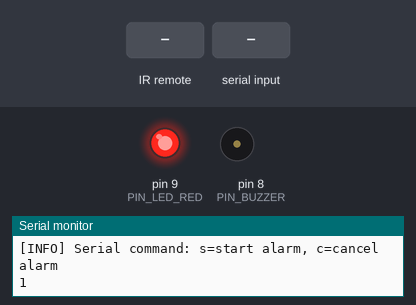
This sketch was run on a simulated Arduino Uno, built with avr-gcc and run on an emulated ATmega328P. On the bench: output pins drawn as LEDs (lit = HIGH), buzzer (waves = sounding, pin HIGH), the last lines printed to the serial monitor. Dashed ring = blinking. The inputs (shaded band) are chosen by the test bench.

Above: at 2.2 s.
2.3 s: infrared code 0xBA45FF00 received
At 2.8 s:
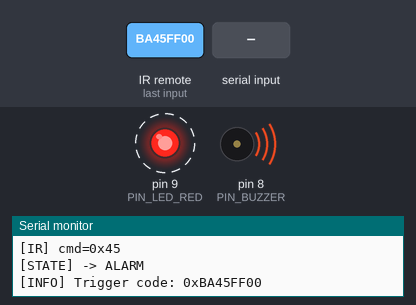
5.3 s: "s" received over Serial
8.3 s: "c" received over Serial
At 8.7 s:
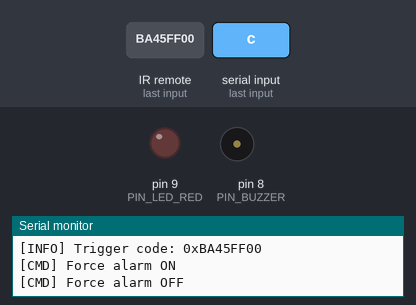
10.8 s: "S" received over Serial
At 11.1 s:
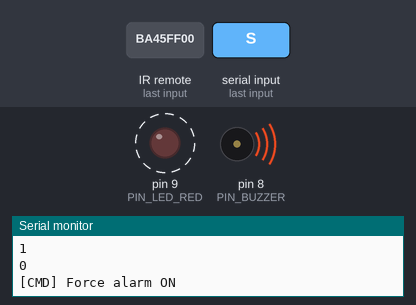
13.8 s: "C" received over Serial
At 15.6 s:
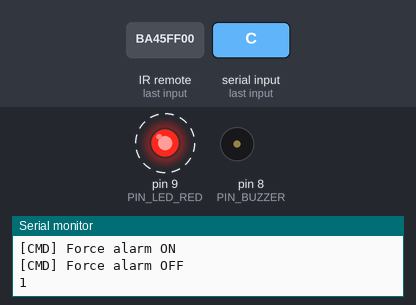
Timing chart, 0 to 17.8 s (numbered marks = the images above; inputs shaded):
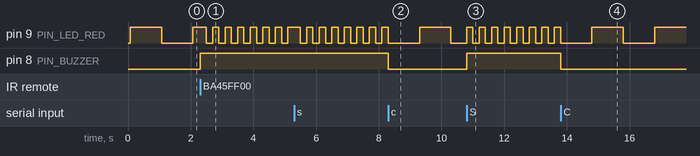

Measured:
- after the input at 2.3 s, pin 8 (PIN_BUZZER): LOW → HIGH at once
- after the input at 8.3 s, pin 8 (PIN_BUZZER): HIGH → LOW at once
- after the input at 10.8 s, pin 8 (PIN_BUZZER): LOW → HIGH at once
- after the input at 13.8 s, pin 9 (PIN_LED_RED): LOW → HIGH after 1.0 s, → LOW 1.0 s later, → HIGH 1.0 s later; pin 8 (PIN_BUZZER): HIGH → LOW at once
- by itself, pin 9 (PIN_LED_RED): alternates HIGH for 0.20 s and LOW for 0.20 s

The sketch:

sos_alert_system.ino
```cpp
#include <IRremote.hpp>

#if __has_include(<IRremote.hpp>)
#include <IRremote.hpp>
#elif __has_include(<IRremote.h>)
#include <IRremote.h>

#endif

// Pin definitions
const uint8_t PIN_IR_RECEIVER = 3;
const uint8_t PIN_LED_RED = 9;
const uint8_t PIN_BUZZER = 8;

// State definitions
const int STATE_STANDBY = 0;
const int STATE_ALARM = 1;

// Timing (ms)
const unsigned long STANDBY_BLINK_INTERVAL_MS = 1000;
const unsigned long ALARM_BLINK_INTERVAL_MS = 200;

// Set to false if your buzzer module is active-low.
const bool BUZZER_ACTIVE_HIGH = true;

// Replace these with measured IR codes
// FUNC/STOP key as cancel button.
#define CODE_FUNC_STOP 0xFFE21DUL
#define CODE_FUNC_STOP_CMD 0x47
const unsigned long DEFAULT_SOS_CODE = 0xBA45FF00;
const unsigned long DEFAULT_CANCEL_CODE = CODE_FUNC_STOP;

// State management
int currentState = STATE_STANDBY;
unsigned long lastMillis = 0;

// IR code management
unsigned long irCode = 0;
uint8_t irCommand = 0;
unsigned long sosCode = 0;
unsigned long cancelCode = 0;

// Output states
bool ledState = false;
bool buzzerState = false;

// Error flag (reserved for future error handling)
bool errorFlag = false;

unsigned long readIR();
void handleSerialCommand();
void setBuzzer(bool on);
void updateOutput(int state);
void startAlarm();
void stopAlarm();
void showStandby();
bool isCancelSignal(unsigned long code, uint8_t command);
bool hasIrSignal(unsigned long code, uint8_t command);

void setup() {
  pinMode(PIN_IR_RECEIVER, INPUT);
  pinMode(PIN_LED_RED, OUTPUT);
  pinMode(PIN_BUZZER, OUTPUT);

  IrReceiver.begin(PIN_IR_RECEIVER, DISABLE_LED_FEEDBACK);

  sosCode = DEFAULT_SOS_CODE;
  cancelCode = DEFAULT_CANCEL_CODE;

  Serial.begin(9600);
  Serial.println("[INFO] System boot");
  Serial.print("[INFO] SOS code: 0x");
  Serial.println(sosCode, HEX);
  Serial.print("[INFO] CANCEL code: 0x");
  Serial.println(cancelCode, HEX);
  Serial.println("[INFO] Serial command: s=start alarm, c=cancel alarm");

  // Power-on check: keep LED ON for 1 second.
  digitalWrite(PIN_LED_RED, HIGH);
  setBuzzer(false);
  delay(1000);
  digitalWrite(PIN_LED_RED, LOW);

  lastMillis = millis();
}

void loop() {
  handleSerialCommand();
  irCode = readIR();

  if (currentState == STATE_STANDBY) {
    // Start alarm on any valid IR key press while in standby.
    if (hasIrSignal(irCode, irCommand)) {
      startAlarm();
      currentState = STATE_ALARM;
      Serial.println("[STATE] -> ALARM");
      Serial.print("[INFO] Trigger code: 0x");
      Serial.println(irCode, HEX);
    }
    showStandby();
  } else if (currentState == STATE_ALARM) {
    if (isCancelSignal(irCode, irCommand)) {
      stopAlarm();
      currentState = STATE_STANDBY;
      Serial.println("[STATE] -> STANDBY");
    } else if (hasIrSignal(irCode, irCommand)) {
      Serial.println("[INFO] Not CANCEL code");
    } else {
      updateOutput(STATE_ALARM);
    }
  } else {
    // Unexpected state fallback.
    errorFlag = true;
    stopAlarm();
    currentState = STATE_STANDBY;
  }
}

unsigned long readIR() {
  irCommand = 0;

  if (IrReceiver.decode()) {
    unsigned long code = IrReceiver.decodedIRData.decodedRawData;
    irCommand = IrReceiver.decodedIRData.command;

    if (code == 0xFFFFFFFFUL) {
      IrReceiver.resume();
      return 0;
    }

    Serial.print("[IR] raw=0x");
    Serial.println(code, HEX);
    Serial.print("[IR] cmd=0x");
    Serial.println(irCommand, HEX);

    IrReceiver.resume();

    return code;
  }

  return 0;
}

void handleSerialCommand() {
  if (!Serial.available()) {
    return;
  }

  char ch = static_cast<char>(Serial.read());
  if (ch == 's' || ch == 'S') {
    startAlarm();
    currentState = STATE_ALARM;
    Serial.println("[CMD] Force alarm ON");
  } else if (ch == 'c' || ch == 'C') {
    stopAlarm();
    currentState = STATE_STANDBY;
    Serial.println("[CMD] Force alarm OFF");
  }
}

void setBuzzer(bool on) {
  bool outputHigh = BUZZER_ACTIVE_HIGH ? on : !on;
  digitalWrite(PIN_BUZZER, outputHigh ? HIGH : LOW);
}

void updateOutput(int state) {
  unsigned long now = millis();

  if (state == STATE_STANDBY) {
    buzzerState = false;
    setBuzzer(false);

    if (now - lastMillis >= STANDBY_BLINK_INTERVAL_MS) {
      lastMillis = now;
      ledState = !ledState;
      digitalWrite(PIN_LED_RED, ledState ? HIGH : LOW);
    }
  } else if (state == STATE_ALARM) {
    buzzerState = true;
    setBuzzer(true);

    if (now - lastMillis >= ALARM_BLINK_INTERVAL_MS) {
      lastMillis = now;
      ledState = !ledState;
      digitalWrite(PIN_LED_RED, ledState ? HIGH : LOW);
    }
  }
}

void startAlarm() {
  ledState = true;
  buzzerState = true;
  lastMillis = millis();

  digitalWrite(PIN_LED_RED, HIGH);
  setBuzzer(true);

  updateOutput(STATE_ALARM);
}

void stopAlarm() {
  ledState = false;
  buzzerState = false;
  lastMillis = millis();

  digitalWrite(PIN_LED_RED, LOW);
  setBuzzer(false);

  updateOutput(STATE_STANDBY);
}

void showStandby() {
  unsigned long now = millis();

  if (now - lastMillis >= STANDBY_BLINK_INTERVAL_MS) {
    lastMillis = now;
    ledState = !ledState;
    digitalWrite(PIN_LED_RED, ledState ? HIGH : LOW);
    Serial.println(ledState);
  }

  buzzerState = false;
  setBuzzer(false);
}

bool hasIrSignal(unsigned long code, uint8_t command) {
  return (code != 0) || (command != 0);
}

bool isCancelSignal(unsigned long code, uint8_t command) {
  if (code == cancelCode) {
    return true;
  }

  // Some IRremote configurations expose FUNC/STOP by command byte only.
  if (command == CODE_FUNC_STOP_CMD) {
    return true;
  }

  return false;
}
```
